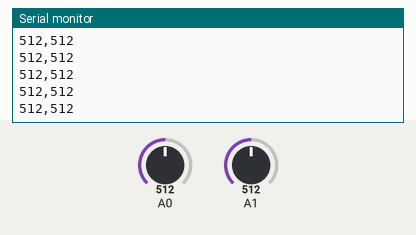
Simulated run of this sketch. Board: Arduino Uno, built with avr-gcc and run on an emulated ATmega328P. On the bench: the last lines printed to the serial monitor. The inputs (shaded band) are chosen by the test bench; at power-on: A0 = 512, A1 = 512.

Above: at 1.2 s.
1.3 s: A0 set to 716
At 2.3 s:
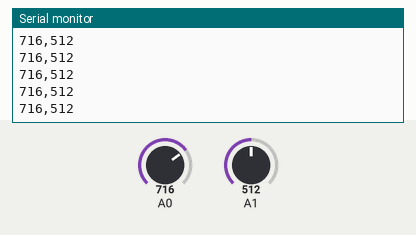
4.3 s: A1 set to 716
At 5.2 s:
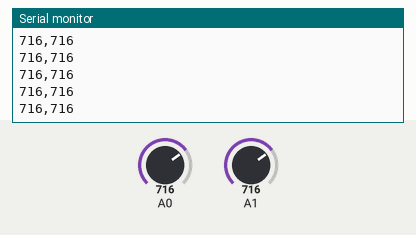
5.8 s: A0 set to 900
At 6.7 s:
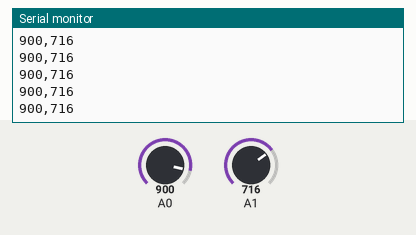
7.3 s: A1 set to 900
At 8.0 s:
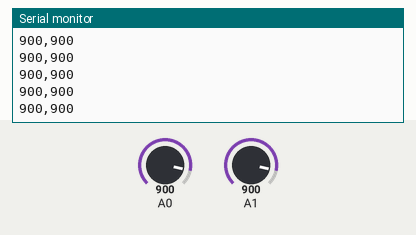
Timing chart, 0 to 9.8 s (numbered marks = the images above; inputs shaded):
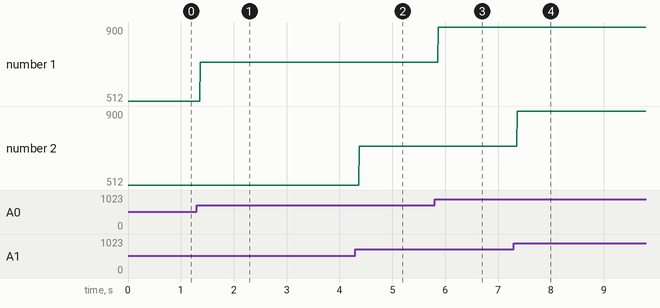

The sketch:

aalzah23lab9.ino
```cpp
// Aziz Alzahrani - 675518850
// Lab 9 - Graphing sensor data on a PC
// This code reads in analog values from a potentiometer and a photoresistor and transmits them through the serial port.
// On the other side of the port, the program Processing running on a PC listens for those values and graphs them.
// Assumptions made:
// - Potentiometer is connected to pin A0
// - Photoresistor is connected to pin A1
// References used:
// - https://www.arduino.cc/en/Tutorial/BuiltInExamples/Graph
// - https://learn.sparkfun.com/tutorials/connecting-arduino-to-processing#introduction
// Youtube video link - https://youtu.be/v3vSPfjr2i0

void setup() {
  // initialize the serial communication:
  Serial.begin(9600);
}

void loop() {
  // send the value of analog input 0 and 1 separated by a comma for parsing:
  Serial.println(String(analogRead(A0)) + "," + String(analogRead(A1)));

  delay(2);
}
```

Measured:
- after the input at 1.3 s, the serial monitor: prints a new line after 0.07 s (image 1)
- after the input at 4.3 s, the serial monitor: prints a new line after 0.07 s (image 2)
- after the input at 5.8 s, the serial monitor: prints a new line after 0.07 s (image 3)
- after the input at 7.3 s, the serial monitor: prints a new line after 0.07 s (image 4)
- plotted number 1: 512 → 716 after the input at 1.3 s, 716 → 900 after the input at 5.8 s
